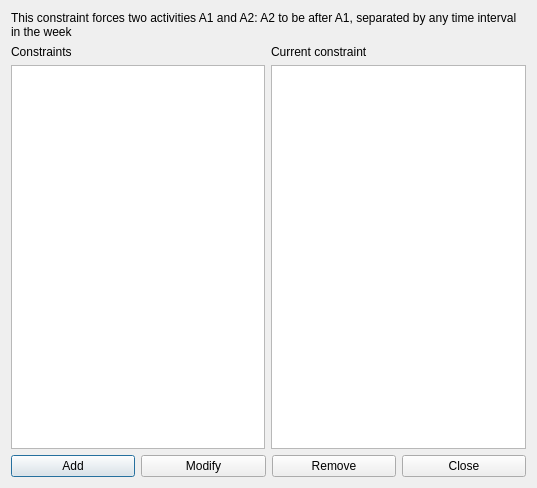
<?xml version="1.0" encoding="UTF-8"?>
<ui version="4.0">
 <class>ConstraintTwoActivitiesOrderedForm_template</class>
 <widget class="QDialog" name="ConstraintTwoActivitiesOrderedForm_template">
  <property name="geometry">
   <rect>
    <x>0</x>
    <y>0</y>
    <width>537</width>
    <height>488</height>
   </rect>
  </property>
  <property name="windowTitle">
   <string extracomment="This is the title of the dialog in which you see the list of all constraints of this type">Constraints two activies ordered</string>
  </property>
  <layout class="QGridLayout" name="gridLayout">
   <item row="0" column="0" colspan="2">
    <widget class="QLabel" name="textLabel1">
     <property name="sizePolicy">
      <sizepolicy hsizetype="Minimum" vsizetype="Minimum">
       <horstretch>0</horstretch>
       <verstretch>0</verstretch>
      </sizepolicy>
     </property>
     <property name="text">
      <string>This constraint forces two activities A1 and A2: A2 to be after A1, separated by any time interval in the week</string>
     </property>
     <property name="wordWrap">
      <bool>true</bool>
     </property>
    </widget>
   </item>
   <item row="1" column="0">
    <layout class="QVBoxLayout" name="verticalLayout_2">
     <item>
      <widget class="QLabel" name="constraintsTextLabel">
       <property name="frameShape">
        <enum>QFrame::NoFrame</enum>
       </property>
       <property name="frameShadow">
        <enum>QFrame::Plain</enum>
       </property>
       <property name="text">
        <string>Constraints</string>
       </property>
       <property name="wordWrap">
        <bool>false</bool>
       </property>
      </widget>
     </item>
     <item>
      <widget class="QListWidget" name="constraintsListWidget"/>
     </item>
    </layout>
   </item>
   <item row="1" column="1">
    <layout class="QVBoxLayout" name="verticalLayout">
     <item>
      <widget class="QLabel" name="currentConstraintTextLabel">
       <property name="text">
        <string>Current constraint</string>
       </property>
       <property name="wordWrap">
        <bool>false</bool>
       </property>
      </widget>
     </item>
     <item>
      <widget class="QPlainTextEdit" name="currentConstraintTextEdit"/>
     </item>
    </layout>
   </item>
   <item row="2" column="0" colspan="2">
    <layout class="QHBoxLayout" name="horizontalLayout">
     <item>
      <widget class="QPushButton" name="addConstraintPushButton">
       <property name="text">
        <string>Add</string>
       </property>
      </widget>
     </item>
     <item>
      <widget class="QPushButton" name="modifyConstraintPushButton">
       <property name="text">
        <string>Modify</string>
       </property>
      </widget>
     </item>
     <item>
      <widget class="QPushButton" name="removeConstraintPushButton">
       <property name="text">
        <string>Remove</string>
       </property>
      </widget>
     </item>
     <item>
      <widget class="QPushButton" name="closePushButton">
       <property name="text">
        <string>Close</string>
       </property>
      </widget>
     </item>
    </layout>
   </item>
  </layout>
 </widget>
 <layoutdefault spacing="6" margin="11"/>
 <resources/>
 <connections/>
</ui>
